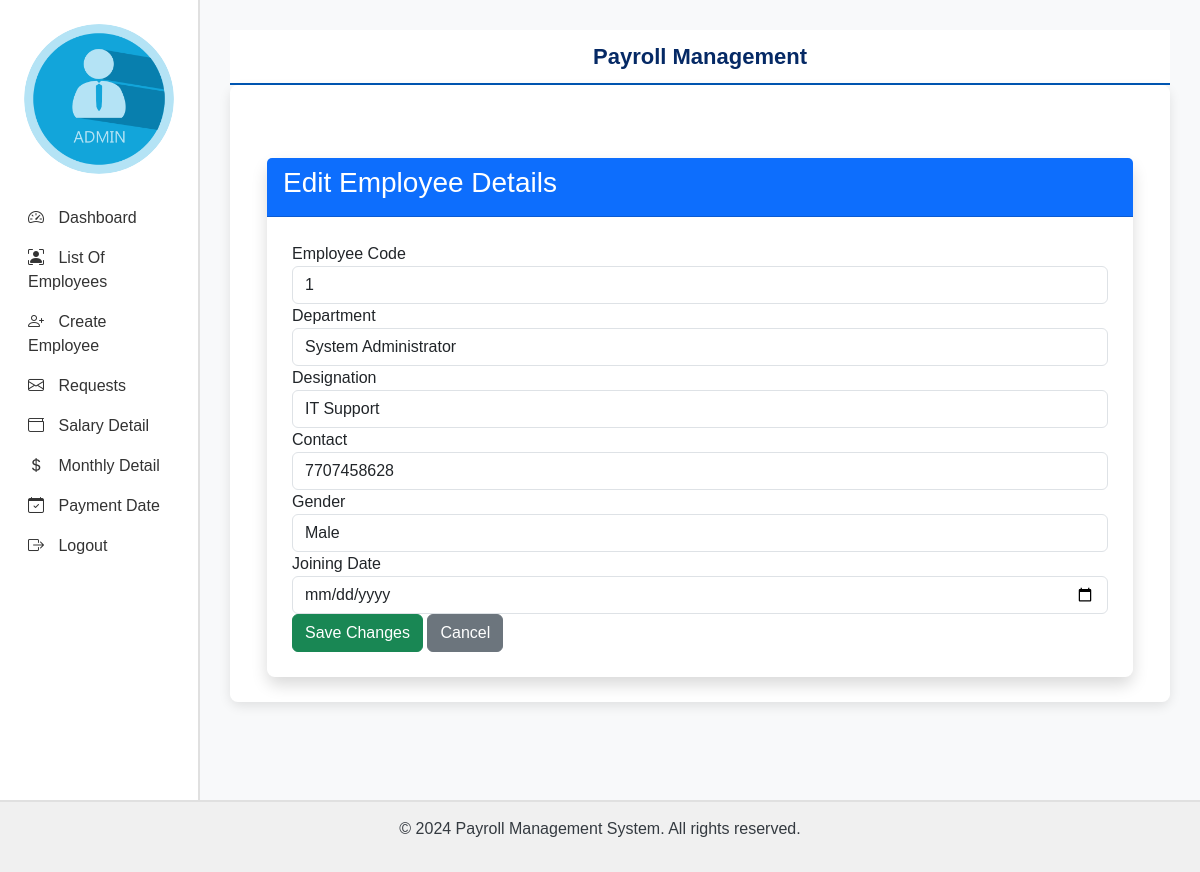
The page /edit_employee/5/ (signed in) on the database its author committed.
### employee/models.py (models this page shows, shortened)
class EmployeeDetail(models.Model):
    employee_id = models.AutoField(primary_key=True)  # Auto-incrementing ID (renamed to employee_id for consistency)
    user = models.OneToOneField(User, on_delete=models.CASCADE)  # One-to-one relationship with User model
    emp_code = models.CharField(max_length=50)  # Employee code
    emp_dept = models.CharField(max_length=50, null=True)  # Employee department
    designation = models.CharField(max_length=50, null=True)  # Job title or designation
    contact = models.CharField(max_length=50, null=True)  # Contact number
    gender = models.CharField(max_length=50, null=True)  # Gender
    joining_date = models.DateField(null=True)  # Date of joining the company

### employee/views.py (the view)
# urls.py: path('edit_employee/<int:employee_id>/', views.edit_employee, name='edit_employee'),  # New URL for editing an employee
@login_required
def edit_employee(request, employee_id):
    employee = get_object_or_404(EmployeeDetail, employee_id=employee_id)
    if request.method == 'POST':
        form = EmployeeDetailForm(request.POST, instance=employee)
        if form.is_valid():
            form.save()
            messages.success(request, "Employee details updated successfully.")
            return redirect('admin_home')  # Redirect back to the admin home page after saving
    else:
        form = EmployeeDetailForm(instance=employee)
    return render(request, 'edit_employee.html', {'form': form, 'employee': employee})

### employee/form.py
class EmployeeDetailForm(forms.ModelForm):
    class Meta:
        model = EmployeeDetail
        fields = ['emp_code', 'emp_dept', 'designation', 'contact', 'gender', 'joining_date']

### employee/templates/edit_employee.html (shortened to what this page needs)
{% extends 'admin_base.html' %}
{% block main %}
<div class="container mt-5">
    <div class="card shadow">
        <div class="card-header bg-primary text-white">
            <h3>Edit Employee Details</h3>
        </div>
        <div class="card-body">
            <form method="POST">
                <div class="form-group">
                    <label for="emp_code">Employee Code</label>
                    <input type="text" class="form-control" id="emp_code" name="emp_code" value="{{ form.emp_code.value }}" required>
                </div>
                <div class="form-group">
                    <label for="emp_dept">Department</label>
                    <input type="text" class="form-control" id="emp_dept" name="emp_dept" value="{{ form.emp_dept.value }}" required>
                </div>
                <div class="form-group">
                    <label for="designation">Designation</label>
                    <input type="text" class="form-control" id="designation" name="designation" value="{{ form.designation.value }}" required>
                </div>
                <div class="form-group">
                    <label for="contact">Contact</label>
                    <input type="text" class="form-control" id="contact" name="contact" value="{{ form.contact.value }}" required>
                </div>
                <div class="form-group">
                    <label for="gender">Gender</label>
                    <input type="text" class="form-control" id="gender" name="gender" value="{{ form.gender.value }}" required>
                </div>
                <div class="form-group">
                    <label for="joining_date">Joining Date</label>
                    <input type="date" class="form-control" id="joining_date" name="joining_date" value="{{ form.joining_date.value }}" required>
                </div>
                <button type="submit" class="btn btn-success">Save Changes</button>
                <a href="{% url 'admin_home' %}" class="btn btn-secondary">Cancel</a>
            </form>
        </div>
    </div>
</div>
{% endblock %}

### employee/templates/admin_base.html (style rules this page uses)
body { font-family: Arial, sans-serif; background-color: #f8f9fa; color: #343a40; }
.card { border-radius: 10px; border: none; box-shadow: 0 4px 12px rgba(0, 0, 0, 0.1); }
.card-body { background-color: white; padding: 25px; border-radius: 8px; }

### rows shown on the page
EmployeeDetail: emp_dept "System Administrator", designation "IT Support", contact "7707458628", gender "Male"
